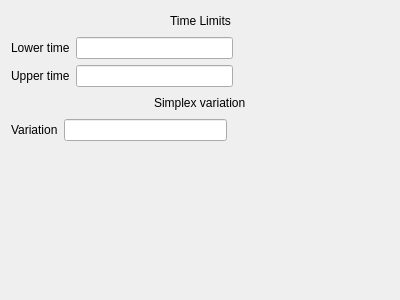
<?xml version="1.0" encoding="UTF-8"?>
<ui version="4.0">
 <class>Form</class>
 <widget class="QWidget" name="Form">
  <property name="geometry">
   <rect>
    <x>0</x>
    <y>0</y>
    <width>400</width>
    <height>300</height>
   </rect>
  </property>
  <property name="windowTitle">
   <string>Form</string>
  </property>
  <layout class="QVBoxLayout" name="verticalLayout">
   <item>
    <layout class="QHBoxLayout" name="horizontalLayout">
     <item>
      <spacer name="horizontalSpacer">
       <property name="orientation">
        <enum>Qt::Horizontal</enum>
       </property>
       <property name="sizeHint" stdset="0">
        <size>
         <width>40</width>
         <height>20</height>
        </size>
       </property>
      </spacer>
     </item>
     <item>
      <widget class="QLabel" name="label_2">
       <property name="text">
        <string>Time Limits</string>
       </property>
      </widget>
     </item>
     <item>
      <spacer name="horizontalSpacer_2">
       <property name="orientation">
        <enum>Qt::Horizontal</enum>
       </property>
       <property name="sizeHint" stdset="0">
        <size>
         <width>40</width>
         <height>20</height>
        </size>
       </property>
      </spacer>
     </item>
    </layout>
   </item>
   <item>
    <layout class="QHBoxLayout" name="horizontalLayout_2">
     <item>
      <widget class="QLabel" name="label">
       <property name="text">
        <string>Lower time</string>
       </property>
      </widget>
     </item>
     <item>
      <widget class="QLineEdit" name="lineEdit"/>
     </item>
     <item>
      <spacer name="horizontalSpacer_3">
       <property name="orientation">
        <enum>Qt::Horizontal</enum>
       </property>
       <property name="sizeHint" stdset="0">
        <size>
         <width>40</width>
         <height>20</height>
        </size>
       </property>
      </spacer>
     </item>
    </layout>
   </item>
   <item>
    <layout class="QHBoxLayout" name="horizontalLayout_3">
     <item>
      <widget class="QLabel" name="label_3">
       <property name="text">
        <string>Upper time</string>
       </property>
      </widget>
     </item>
     <item>
      <widget class="QLineEdit" name="lineEdit_2"/>
     </item>
     <item>
      <spacer name="horizontalSpacer_4">
       <property name="orientation">
        <enum>Qt::Horizontal</enum>
       </property>
       <property name="sizeHint" stdset="0">
        <size>
         <width>40</width>
         <height>20</height>
        </size>
       </property>
      </spacer>
     </item>
    </layout>
   </item>
   <item>
    <layout class="QHBoxLayout" name="horizontalLayout_4">
     <item>
      <spacer name="horizontalSpacer_5">
       <property name="orientation">
        <enum>Qt::Horizontal</enum>
       </property>
       <property name="sizeHint" stdset="0">
        <size>
         <width>40</width>
         <height>20</height>
        </size>
       </property>
      </spacer>
     </item>
     <item>
      <widget class="QLabel" name="label_4">
       <property name="text">
        <string>Simplex variation</string>
       </property>
      </widget>
     </item>
     <item>
      <spacer name="horizontalSpacer_6">
       <property name="orientation">
        <enum>Qt::Horizontal</enum>
       </property>
       <property name="sizeHint" stdset="0">
        <size>
         <width>40</width>
         <height>20</height>
        </size>
       </property>
      </spacer>
     </item>
    </layout>
   </item>
   <item>
    <layout class="QHBoxLayout" name="horizontalLayout_5">
     <item>
      <widget class="QLabel" name="label_5">
       <property name="text">
        <string>Variation</string>
       </property>
      </widget>
     </item>
     <item>
      <widget class="QLineEdit" name="lineEdit_3"/>
     </item>
     <item>
      <spacer name="horizontalSpacer_7">
       <property name="orientation">
        <enum>Qt::Horizontal</enum>
       </property>
       <property name="sizeHint" stdset="0">
        <size>
         <width>40</width>
         <height>20</height>
        </size>
       </property>
      </spacer>
     </item>
    </layout>
   </item>
   <item>
    <spacer name="verticalSpacer">
     <property name="orientation">
      <enum>Qt::Vertical</enum>
     </property>
     <property name="sizeHint" stdset="0">
      <size>
       <width>20</width>
       <height>130</height>
      </size>
     </property>
    </spacer>
   </item>
  </layout>
 </widget>
 <resources/>
 <connections/>
</ui>
